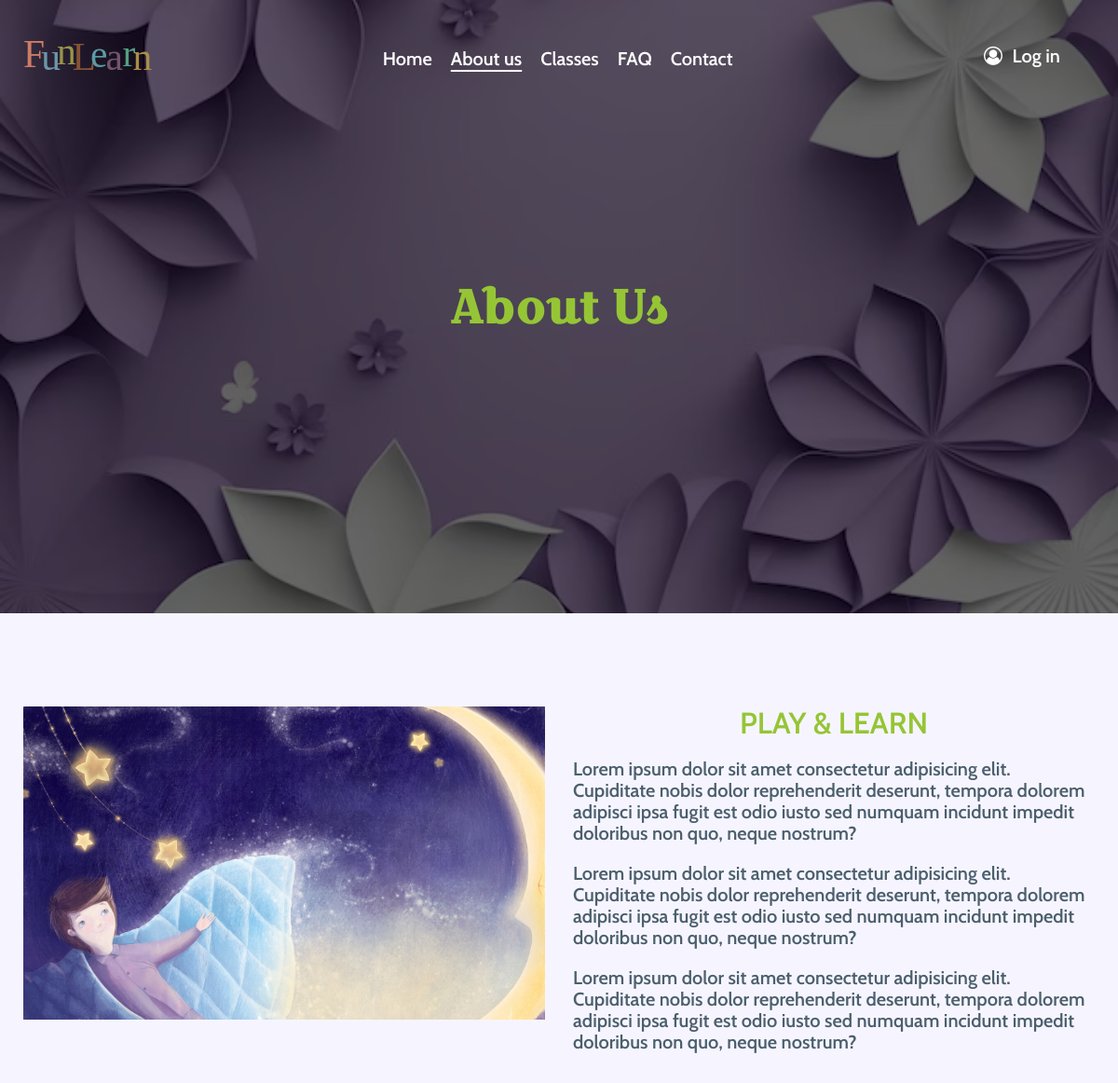
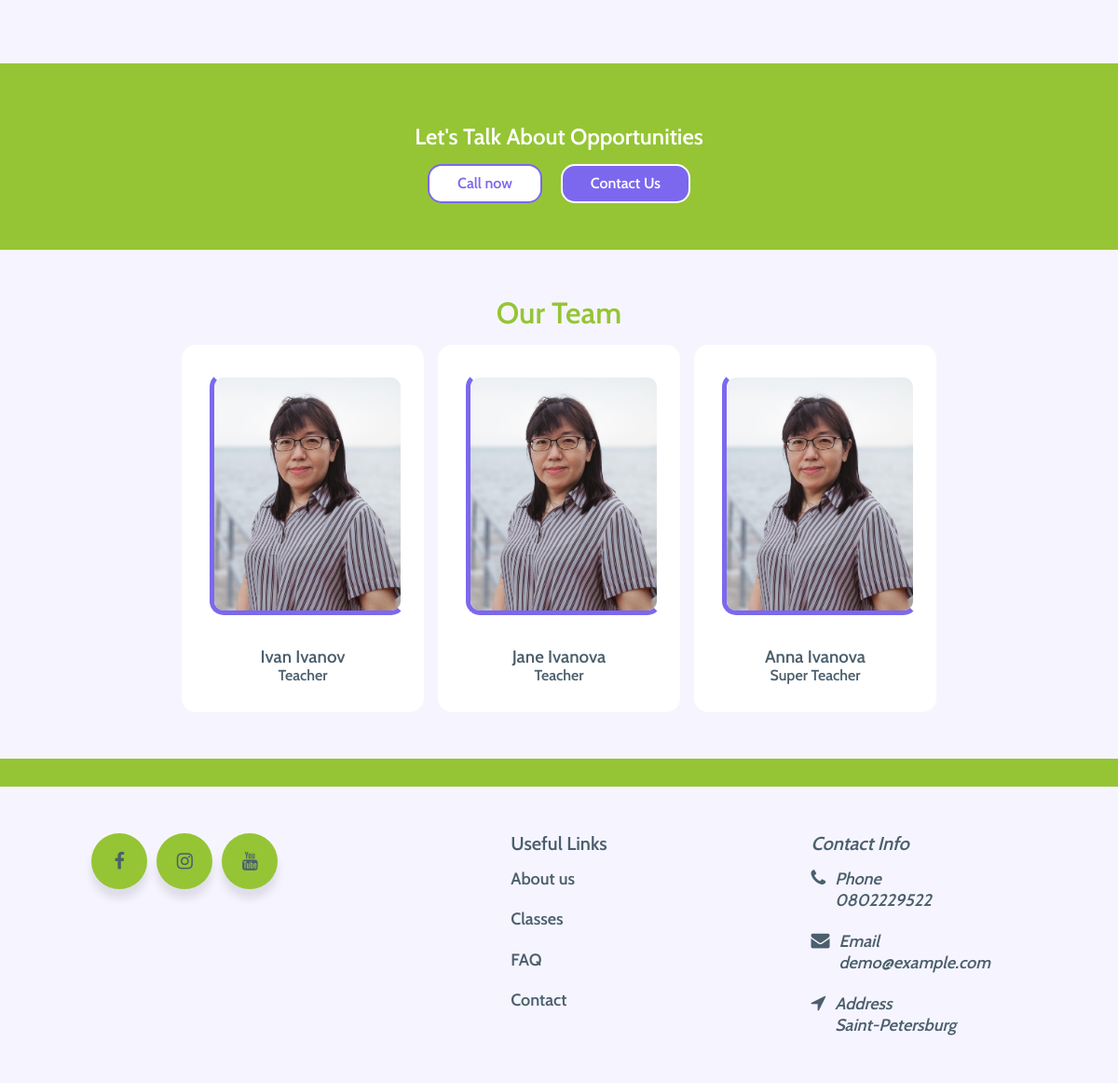
The page /about/ on the database its author committed (2 pictures, top to bottom).
### school/models.py (models this page shows, shortened)
class Teacher(models.Model):
    TITLE_TYPES = [('t', "Teacher"), ('s', "Super Teacher")]
    name = models.CharField(max_length=100)
    title = models.CharField(max_length=100, choices=TITLE_TYPES, default='t')
    instagram_url = models.URLField(max_length=200)
    photo = models.ImageField(upload_to='teachers_photos/')

class SchoolInfo(models.Model):
    foundation_year = models.IntegerField()
    number_of_students = models.IntegerField(default=0)
    number_of_awards = models.IntegerField(default=0)
    address = models.CharField(max_length=255)
    phone = models.CharField(max_length=20)
    email = models.EmailField()
    facebook_url = models.URLField(max_length=200)
    instagram_url = models.URLField(max_length=200)
    youtube_url = models.URLField(max_length=200)

### school/views.py (the view)
# urls.py: path('about/', school_views.about, name="about"),
def about(request):
    teachers = Teacher.objects.all()
    return render(request, "about.html", {"teachers_obj": teachers})

### school/context_processors.py (called while the page is built)
def school_info(request):
    school_info = SchoolInfo.objects.first()
    return {'school_info': school_info}

### school/templates/about.html (shortened to what this page needs)
{% extends "base.html" %}
{% load static %}
{% block head_content %}
<link rel="stylesheet" href="{% static 'school/css/about.css' %}" />
{% endblock %}
{% block header_content %}
<li>
  <a href="{% url 'index' %}">Home</a>
</li>
<li class="header__list-choose">
  <a href="#">About us</a>
</li>
<li>
  <a href="{% url 'classes' %}">Classes</a>
</li>
<li>
  <a href="{% url 'faq' %}">FAQ</a>
</li>
<li>
  <a href="{% url 'contacts' %}">Contact</a>
</li>
{% endblock %}
{% block main_content %}
<section class="second__intro" id="top">
  <div class="overlay"></div>
  <div>
    <h1>About Us</h1>
  </div>
</section>
<section class="play">
  <div>
    <img src="{% static "school/img/start.jpg" %}" alt="teacher" />
  </div>
  <div>
    <h2>Play &amp; Learn</h2>
    <p>
      Lorem ipsum dolor sit amet consectetur adipisicing elit. Cupiditate
      nobis dolor reprehenderit deserunt, tempora dolorem adipisci ipsa
      fugit est odio iusto sed numquam incidunt impedit doloribus non quo,
      neque nostrum?
    </p>
    <p>
      Lorem ipsum dolor sit amet consectetur adipisicing elit. Cupiditate
      nobis dolor reprehenderit deserunt, tempora dolorem adipisci ipsa
      fugit est odio iusto sed numquam incidunt impedit doloribus non quo,
      neque nostrum?
    </p>
    <p>
      Lorem ipsum dolor sit amet consectetur adipisicing elit. Cupiditate
      nobis dolor reprehenderit deserunt, tempora dolorem adipisci ipsa
      fugit est odio iusto sed numquam incidunt impedit doloribus non quo,
      neque nostrum?
    </p>
  </div>
</section>
<section class="contact-us">
  <h2>Let's Talk About Opportunities</h2>
  <div class="contact-us__buttons">
    <div class="btn btn-white">
      <a href="tel:{{ school_info.phone }}">Call now</a>
    </div>
    <div class="btn btn-violet">
      <a href="{% url 'contacts' %}">Contact Us</a>
    </div>
  </div>
</section>
<section class="teachers">
  <h2>Our team</h2>
  <div class="teacher__cards">
    {% for teacher in teachers_obj %}
    <div class="card">
      <div class="card-image">
        <img src="{{ teacher.photo.url }}" alt="teacher" />
      </div>
      <div class="card-text">
        <h3>{{ teacher.name }}</h3>
        <span>{{ teacher.get_title_display }}</span>
      </div>
    </div>
    {% endfor %}
  </div>
</section>
{% endblock %}

### school/templates/base.html (shortened to what this page needs)
{% load static %}
<!DOCTYPE html>
<html lang="en">
<head>
    <link rel="stylesheet" href="{% static 'school/fonts/fonts.css' %}" />
    <link rel="stylesheet" href="{% static 'school/css/global.css' %}" />
    <link rel="stylesheet" href="{% static 'school/css/style_com.css' %}" />
    {% block head_content %}
    {% endblock %}
</head>
<body>
    <header class="header">
      <a class="header__logo" href="#">
        <img src="{% static "school/img/logo.svg" %}" alt="FunLearn logo" />
      </a>
      <nav class="header__menu">
        <ul class="header__list">
            {% block header_content %}
            {% endblock %}
        </ul>
      </nav>
      <div class="header__login">
        <i class="font-accent user-circle-white" aria-hidden="true"></i>
        <button class="btn-reset">Log in</button>
      </div>
    </header>
    <main>
        {% block main_content %}
        {% endblock %}
    </main>
    <footer class="footer">
        <div class="footer__logo">
          <div class="share">
            <div class="share-button">
              <a href="{{ school_info.facebook_url }}" target="_blank">
                <div class="icon"><i class="font-accent fa-facebook"></i></div>
                <span>Facebook</span>
              </a>
            </div>
            <div class="share-button">
              <a href="{{ school_info.instagram_url }}" target="_blank">
                <div class="icon"><i class="font-accent fa-instagram"></i></div>
                <span>Instagram</span>
              </a>
            </div>
            <div class="share-button">
              <a href="{{ school_info.youtube_url }}" target="_blank">
                <div class="icon"><i class="font-accent fa-youtube"></i></div>
                <span>YouTube</span>
              </a>
            </div>
          </div>
        </div>
        <nav class="footer__navigation">
          <h4>Useful Links</h4>
          <ul>
            <li>
              <a href="{% url 'about' %}" class="text">About us</a>
            </li>
            <li>
              <a href="{% url 'classes' %}" class="text">Classes</a>
            </li>
            <li>
              <a href="{% url 'faq' %}" class="text">FAQ</a>
            </li>
            <li>
              <a href="{% url 'contacts' %}" class="text">Contact</a>
            </li>
          </ul>
        </nav>
        <address class="footer__address">
          <p>Contact Info</p>
          <ul>
            <li>
              <i class="font-accent fa-phone"></i>
              <div class="text">
                Phone<br />
                <a href="tel:{{ school_info.phone }}">{{ school_info.phone }}</a>
              </div>
            </li>
            <li>
              <i class="font-accent fa-email"></i>
              <div class="text">
                Email<br />
                <a href="mailto:{{ school_info.email }}">{{ school_info.email }}</a>
              </div>
            </li>
            <li>
              <i class="font-accent fa-location"></i>
              <div class="text">Address<br />{{ school_info.address }}</div>
            </li>
          </ul>
        </address>
      </footer>
</body>
</html>

### school/static/school/css/global.css (style rules this page uses)
html { scroll-behavior: smooth; }
body { box-sizing: border-box; margin: 0 auto; color: #fff; font-family: Cabin, sans-serif; line-height: 1.15; }
h1, h2, h3, h4, h5, h6, p, ul, ol, li { margin: 0; padding: 0; }
a { color: inherit; text-decoration: none; }
img { width: 100%; }
button { font-family: Cabin, sans-serif; font-size: 20px; line-height: 1.4; cursor: pointer; }

### school/static/school/css/style_com.css (style rules this page uses)
.header { position: fixed; z-index: 10; display: grid; grid-template-columns: min-content min-content 1fr 200px; justify-items: center; align-items: end; width: 100%; padding: 25px 0; font-size: 20px; }
.header__logo { width: 180px; height: 50px; }
.header__list { display: flex; align-items: center; gap: 20px; list-style: none; }
.header__list-choose { text-decoration: underline; text-underline-offset: 5px; }
.font-accent { display: inline-block; font: normal normal normal 14px/1 FontAwesome; font-size:inherit; text-rendering: auto; -webkit-font-smoothing: antialiased; -moz-osx-font-smoothing: grayscale; }
.user-circle-white:before { content:"\f2be"; }
.btn-reset { border: none; color: #fff; background: transparent; }
.btn { border-radius: 15px; padding: 10px 30px; text-decoration: none; }
.btn-white { border: 2px solid #7b68ee; color: #7b68ee; background-color: #fff; }
.btn-violet { border: 2px solid #fff; color: #fff; background-color: #7b68ee; }
.overlay { position: absolute; inset: 0; background: rgb(0, 0, 0, 0.6); }
.second__intro { position: relative; padding: 300px 350px; background-image: url(../img/origami.jpg); background-repeat: no-repeat; background-position: bottom; background-size: cover; }
.second__intro h1 { position: relative; z-index: 1; color: #95c535; font-family: "Croissant One", cursive; font-weight: 700; font-size: 50px; text-align: center; }
.footer { display: grid; grid-template-columns: repeat(3, 1fr); justify-items: center; border-top: #95c535 solid 30px; padding: 50px; color: #4b5f6d; font-size: 20px; background-color: #f6f5ff; }
.footer__logo { display: flex; flex-direction: column; gap: 30px; max-width: 400px; }
.share { display: grid; grid-template-columns: repeat(4, 1fr); }
.share-button { display: inline-block; width: 60px; height: 60px; margin: 0 5px; border-radius: 50px; box-shadow: rgba(0, 0, 0, 0.1) 0 10px 10px; overflow: hidden; background: #95c535; transition: all 0.5s ease-out; cursor: pointer; }
.icon { display: inline-block; box-sizing: border-box; width: 60px; height: 60px; border-radius: 50px; line-height: 60px; text-align: center; }
.icon i { line-height: 60px; }
.fa-facebook:before { content:"\f09a"; }
.fa-instagram:before { content:"\f16d"; }
.fa-youtube:before { content:"\f167"; }
.footer__navigation { display: flex; flex-direction: column; gap: 15px; }
.footer__address { display: flex; flex-direction: column; gap: 15px; }
.fa-phone:before { content:"\f095"; }
.fa-email:before { content:"\f0e0"; }
.fa-location:before { content:"\f124"; }
.footer ul { display: flex; flex-direction: column; gap: 20px; list-style: none; }
.footer ul li { display: flex; gap: 10px; }
.text { font-size: 18px; line-height: 1.3; }

### school/static/school/css/about.css (style rules this page uses)
.play { display: grid; grid-template-columns: repeat(2, 1fr); justify-items: center; gap: 30px; padding: 100px 25px; color: #4b5f6d; background-color: #f6f5ff; }
.play div { display: flex; flex-direction: column; gap: 20px; font-size: 20px; }
.play h2 { color: #95c535; font-size: 32px; text-align: center; text-transform: uppercase; }
.contact-us { padding: 50px; text-align: center; background-color: #95c535; }
.contact-us h2 { padding: 15px 0; }
.contact-us__buttons { display: flex; justify-content: center; gap: 20px; }
.teachers { display: flex; flex-direction: column; gap: 15px; padding: 50px; color: #4b5f6d; background-color: #f6f5ff; }
.teachers h2 { color: #95c535; font-size: 32px; text-align: center; text-transform: capitalize; }
.teacher__cards { display: flex; flex: 1 0 auto; justify-content: center; gap: 15px; }
.card { display: flex; flex-direction: column; align-items: center; gap: 30px; border-radius: 15px; padding: 30px; background-color: #fff; }
.card-image { position: relative; max-width: 200px; transition: 0.5s ease all; }
.card-image img { border: 5px solid #fff; border-radius: 15px; border-bottom-color: #7b68ee; border-left-color: #7b68ee; }
.card-text { text-align: center; text-transform: capitalize; }

### rows shown on the page
Teacher: photo (picture), name "Ivan Ivanov", title "Teacher"
Teacher: photo (picture), name "Jane Ivanova", title "Teacher"
Teacher: photo (picture), name "Anna Ivanova", title "Super Teacher"
SchoolInfo: phone "0802229522", email "demo@example.com", address "Saint-Petersburg"
